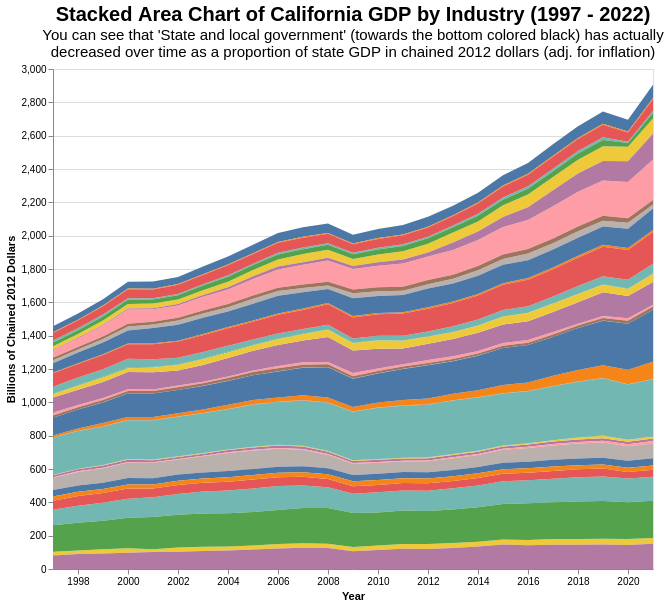

Source (Vega-Lite JSON):
### Vega-Lite specification from a JSON file in a GitHub repository (floating-point values rounded to 4 significant figures; data arrays with more than 128 entries replaced by an {"elided": "..."} marker saying what was removed)
{"usermeta": {"embedOptions": {"theme": "fivethirtyeight"}}, "config": {"view": {"continuousWidth": 300, "continuousHeight": 300}}, "data": {"name": "data-94104e001a668fccf5d206da23eed756"}, "mark": {"type": "area"}, "encoding": {"color": {"field": "Industry", "legend": null, "title": "Industry", "type": "nominal"}, "tooltip": [{"field": "Industry", "title": "Industry", "type": "nominal"}, {"field": "Year2", "title": "Year", "type": "ordinal"}, {"field": "GDP", "format": "$,.2f", "title": "GDP", "type": "quantitative"}], "x": {"axis": {"grid": false}, "field": "Year", "title": "Year", "type": "temporal"}, "y": {"axis": {"grid": true}, "field": "yaxis", "stack": "zero", "title": "Billions of Chained 2012 Dollars", "type": "quantitative"}}, "height": 500, "title": {"text": "Stacked Area Chart of California GDP by Industry (1997 - 2022)", "fontSize": 20, "subtitle": ["You can see that 'State and local government' (towards the bottom colored black) has actually", "decreased over time as a proportion of state GDP in chained 2012 dollars (adj. for inflation)"], "subtitleFontSize": 15}, "width": 600, "$schema": "https://vega.github.io/schema/vega-lite/v5.8.0.json", "datasets": {"data-94104e001a668fccf5d206da23eed756": {"elided": "925 records"}}}
